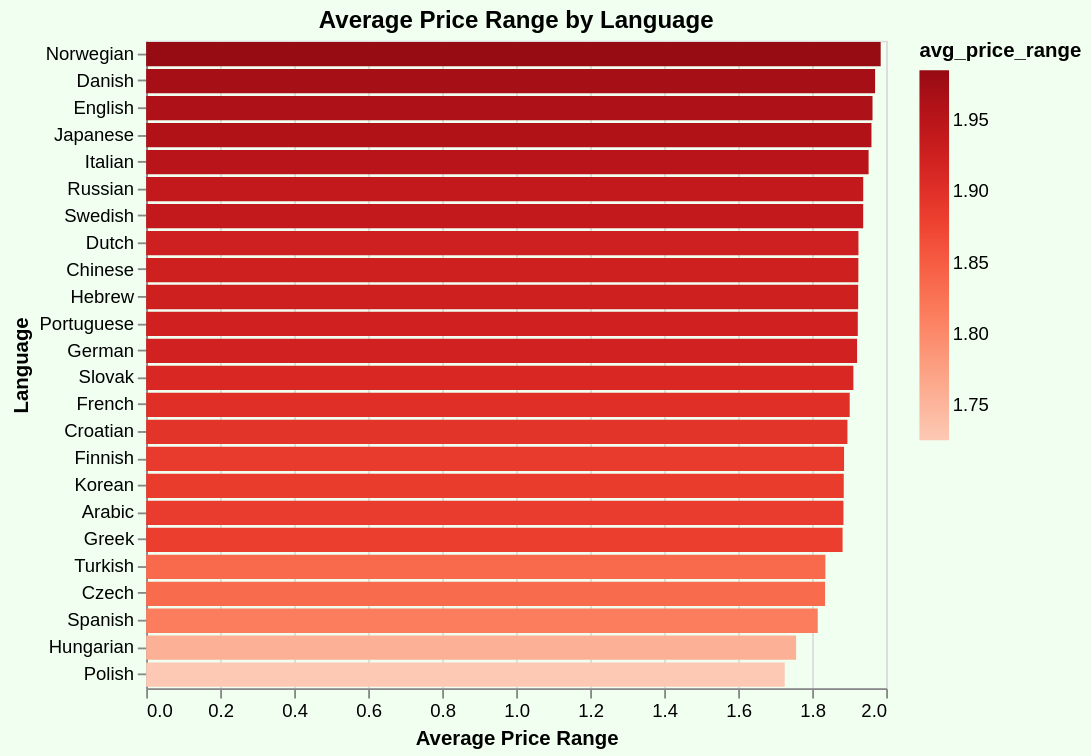

Write a Vega-Lite specification for this figure.
### Vega-Lite specification from a JSON file in a GitHub repository (floating-point values rounded to 4 significant figures)
{"config": {"view": {"continuousWidth": 300, "continuousHeight": 300}}, "data": {"name": "data-0cb6ea6a82b06493d0c063b93519134c"}, "mark": {"type": "bar"}, "background": "#f0fff0", "encoding": {"color": {"field": "avg_price_range", "scale": {"scheme": "reds"}, "type": "quantitative"}, "tooltip": [{"field": "avg_price_range", "type": "quantitative"}, {"field": "count_reviews", "type": "quantitative"}, {"field": "language", "type": "nominal"}], "x": {"field": "avg_price_range", "title": "Average Price Range", "type": "quantitative"}, "y": {"field": "language", "sort": "-x", "title": "Language", "type": "nominal"}}, "height": 350, "title": "Average Price Range by Language", "width": 400, "$schema": "https://vega.github.io/schema/vega-lite/v5.17.0.json", "datasets": {"data-0cb6ea6a82b06493d0c063b93519134c": [{"langid": "no", "avg_price_range": 1.985, "count_reviews": 1286, "language": "Norwegian"}, {"langid": "da", "avg_price_range": 1.97, "count_reviews": 1508, "language": "Danish"}, {"langid": "en", "avg_price_range": 1.963, "count_reviews": 106765, "language": "English"}, {"langid": "ja", "avg_price_range": 1.96, "count_reviews": 856, "language": "Japanese"}, {"langid": "it", "avg_price_range": 1.953, "count_reviews": 322593, "language": "Italian"}, {"langid": "ru", "avg_price_range": 1.938, "count_reviews": 4051, "language": "Russian"}, {"langid": "sv", "avg_price_range": 1.938, "count_reviews": 1563, "language": "Swedish"}, {"langid": "nl", "avg_price_range": 1.925, "count_reviews": 4902, "language": "Dutch"}, {"langid": "zh", "avg_price_range": 1.925, "count_reviews": 466, "language": "Chinese"}, {"langid": "he", "avg_price_range": 1.924, "count_reviews": 608, "language": "Hebrew"}, {"langid": "pt", "avg_price_range": 1.923, "count_reviews": 6943, "language": "Portuguese"}, {"langid": "de", "avg_price_range": 1.921, "count_reviews": 9154, "language": "German"}, {"langid": "sk", "avg_price_range": 1.911, "count_reviews": 79, "language": "Slovak"}, {"langid": "fr", "avg_price_range": 1.901, "count_reviews": 34331, "language": "French"}, {"langid": "hr", "avg_price_range": 1.895, "count_reviews": 86, "language": "Croatian"}, {"langid": "fi", "avg_price_range": 1.886, "count_reviews": 211, "language": "Finnish"}, {"langid": "ko", "avg_price_range": 1.885, "count_reviews": 384, "language": "Korean"}, {"langid": "ar", "avg_price_range": 1.885, "count_reviews": 78, "language": "Arabic"}, {"langid": "el", "avg_price_range": 1.882, "count_reviews": 1588, "language": "Greek"}, {"langid": "tr", "avg_price_range": 1.836, "count_reviews": 554, "language": "Turkish"}, {"langid": "cs", "avg_price_range": 1.835, "count_reviews": 212, "language": "Czech"}, {"langid": "es", "avg_price_range": 1.815, "count_reviews": 24452, "language": "Spanish"}, {"langid": "hu", "avg_price_range": 1.757, "count_reviews": 300, "language": "Hungarian"}, {"langid": "pl", "avg_price_range": 1.726, "count_reviews": 1375, "language": "Polish"}]}}
